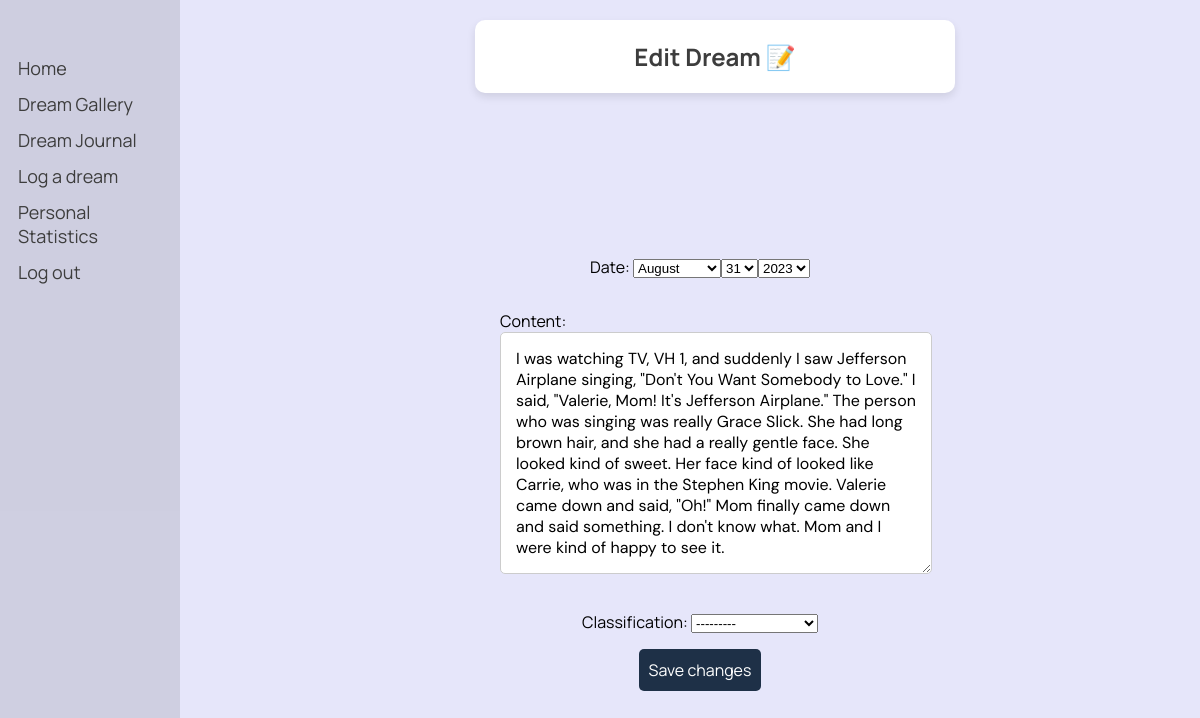
The app's page /dreams/edit_dream/202/ (signed in), older data.
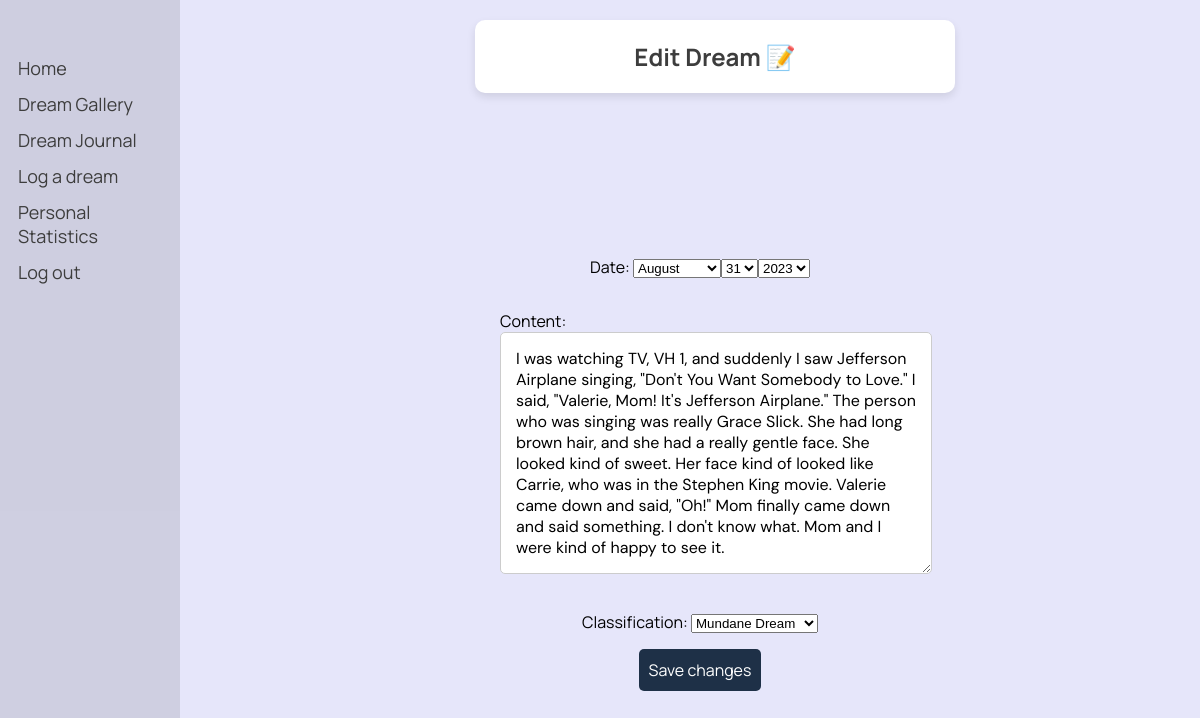
The same page, newer data.
### dreams/models.py (models this page shows, shortened)
class Dream(models.Model):
    classification_options = [
        ('0', 'Nightmare'),
        ('1', 'Mundane Dream'),
        ('2', 'Lucid Dream'),
        ('3', 'Existential Dream'),
    ]
    user = models.ForeignKey(User, on_delete=models.CASCADE)
    date = models.DateField()
    content = models.TextField()
    shared = models.BooleanField(default=False)
    anon = models.BooleanField(default=False)
    processed = models.BooleanField(default=False)
    is_favorite = models.BooleanField(default=False)
    keywords = models.JSONField(default=list, blank=True)
    classification = models.CharField(max_length=1, choices=classification_options, blank=True, null=True, default='')
    characters = models.JSONField(default=list, blank=True)
    places = models.JSONField(default=list, blank=True)
    emotion = models.CharField(max_length=20, blank=True)
    optional_titles = models.JSONField(default=list, blank=True)
    title = models.TextField(blank=True)

### dreams/views.py (the view)
# urls.py: path('edit_dream/<int:dream_id>/', views.edit_dream, name='edit_dream'),
@login_required
def edit_dream(request, dream_id):
    dream = get_object_or_404(Dream, id=dream_id)
    dream_bc = dream.content
    if request.method == 'POST':
        form = DreamForm(request.POST, instance=dream)
        if form.is_valid():
            dream_ac = form.cleaned_data['content']
            dream_date = form.cleaned_data['date']
            if dream_date > date.today():
                form.add_error('date', 'The date cannot be in the future.')
            elif dream_date < date(1970, 1, 1):
                form.add_error('date', 'The date cannot be earlier than 1970.')
            if not form.errors:
                dream.date = dream_date
                dream.classification = form.cleaned_data['classification']
                if dream_bc != dream_ac:
                    dream.content = dream_ac
                    dream.add_metadata()  # only generate metadata again if content was changed
                dream.save()
                return redirect('dreams:dream_journal')
    else:
        form = DreamForm(instance=dream)
    return render(request, 'dreams/edit_dream.html', {'form': form})

### dreams/forms.py
class DreamForm(forms.ModelForm):
    current_day = date.today()
    current_year = current_day.year
    date = forms.DateField(label='Date', widget=forms.SelectDateWidget(years=range(1970, current_year+1)), required=False)
    class Meta:
        model = Dream
        fields = ['date', 'content', 'classification']

### dreams/templates/dreams/edit_dream.html (shortened to what this page needs)
{% load static %}
<!DOCTYPE html>
<html lang="en">
<head>
    <link rel="stylesheet" type="text/css" href="{% static 'css/styles.css' %}">
</head>
<body>
    <div class="sidenav">
        <a href="/">Home</a>
        <a href="{% url 'dreams:gallery' %}">Dream Gallery</a>
        <a href="{% url 'dreams:dream_journal' %}">Dream Journal</a>
        <a href="{% url 'dreams:log_dream' %}">Log a dream</a>
        <a href="{% url 'dreams:personal_statistics' %}">Personal Statistics</a>
        <a href="{% url 'logout' %}">Log out</a>
    </div>
    <div class="header">
        <h2>Edit Dream 📝</h2>
    </div>
    <div class="container">
        <form class="form-container" method="post">
            {{ form.as_p }}
            <button type="submit">Save changes</button>
        </form>
    </div>
</body>
</html>

Row changes from the older to the newer data that the page shows:
changed Dream: classification "---------" → "Mundane Dream"
